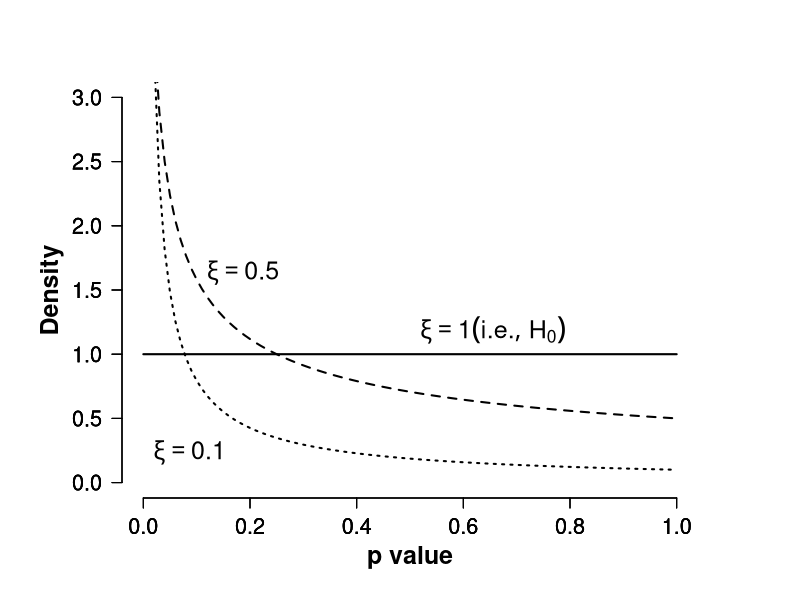

Source code (R):
par(cex.main = 1.5, mar = c(5, 6, 4, 5) + 0.1, mgp = c(3.5, 1, 0), cex.lab = 1.5, 
    font.lab = 2, cex.axis = 1.3, bty = "n", las = 1)

yhigh <- 3
xi <- c(1, 0.5, 0.1)
plot(function(x) dbeta(x, xi[1], 1), 0, 1, ylim = c(0, yhigh), xlim = c(0, 1), 
    lwd = 2, lty = 1, xlab = " ", ylab = " ")
mtext("p value", 1, line = 2.5, cex = 1.5, font = 2)
mtext("Density", 2, line = 3, cex = 1.5, font = 2, las = 0)

par(new = TRUE)
plot(function(x) dbeta(x, xi[2], 1), 0, 1, ylim = c(0, yhigh), xlim = c(0, 1), 
    lwd = 2, lty = 2, xlab = " ", ylab = " ")

par(new = TRUE)
plot(function(x) dbeta(x, xi[3], 1), 0, 1, ylim = c(0, yhigh), xlim = c(0, 1), 
    lwd = 2, lty = 3, xlab = " ", ylab = " ")

cexsize <- 1.5
text(0.5, 1.15, expression(xi == 1(i.e., H[0])), cex = cexsize, pos = 4)
text(0.1, 1.6, expression(xi == 0.5), cex = cexsize, pos = 4)
text(0, 0.2, expression(xi == 0.1), cex = cexsize, pos = 4)